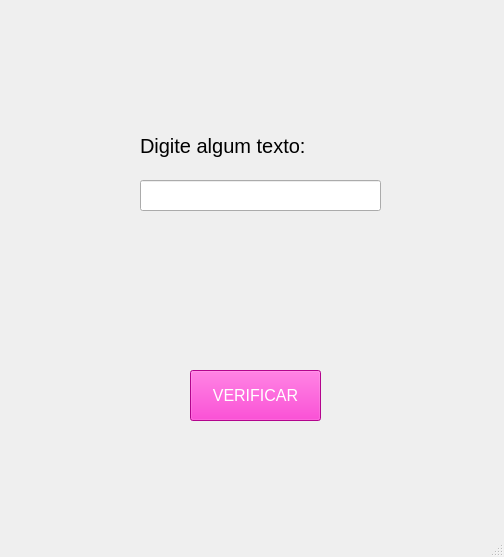
<?xml version="1.0" encoding="UTF-8"?>
<ui version="4.0">
 <class>MainWindow</class>
 <widget class="QMainWindow" name="MainWindow">
  <property name="geometry">
   <rect>
    <x>0</x>
    <y>0</y>
    <width>504</width>
    <height>557</height>
   </rect>
  </property>
  <property name="windowTitle">
   <string>MainWindow</string>
  </property>
  <widget class="QWidget" name="centralwidget">
   <widget class="QPushButton" name="pushButton">
    <property name="geometry">
     <rect>
      <x>190</x>
      <y>370</y>
      <width>131</width>
      <height>51</height>
     </rect>
    </property>
    <property name="font">
     <font>
      <pointsize>12</pointsize>
     </font>
    </property>
    <property name="styleSheet">
     <string notr="true">background-color: rgb(251, 5, 197);
color: rgb(255, 255, 255);</string>
    </property>
    <property name="text">
     <string>VERIFICAR</string>
    </property>
   </widget>
   <widget class="QLineEdit" name="lineEdit">
    <property name="geometry">
     <rect>
      <x>140</x>
      <y>180</y>
      <width>241</width>
      <height>31</height>
     </rect>
    </property>
    <property name="font">
     <font>
      <pointsize>14</pointsize>
     </font>
    </property>
   </widget>
   <widget class="QLabel" name="label">
    <property name="geometry">
     <rect>
      <x>140</x>
      <y>130</y>
      <width>221</width>
      <height>31</height>
     </rect>
    </property>
    <property name="font">
     <font>
      <pointsize>15</pointsize>
     </font>
    </property>
    <property name="text">
     <string>Digite algum texto:</string>
    </property>
   </widget>
  </widget>
  <widget class="QMenuBar" name="menubar">
   <property name="geometry">
    <rect>
     <x>0</x>
     <y>0</y>
     <width>504</width>
     <height>22</height>
    </rect>
   </property>
  </widget>
  <widget class="QStatusBar" name="statusbar"/>
 </widget>
 <resources/>
 <connections/>
</ui>
